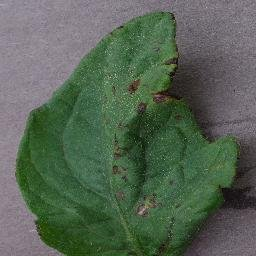
#> input picture dataset/sample/test/Tomato__Tomato_Bacterial_spot/TomatoBacterialSpot(1954).jpg, 256 x 256 px
$ python -i common.py   (imports and definitions only)
#> lines starting #> are read from the running program, lines starting #| are printed output that depends on the picture
#> further down, picture is the input picture: PIL image 256x256 RGB; mean R, G, B 85.7, 100.2, 83.7
import os
from pathlib import Path

import mlflow
import numpy as np
from PIL import Image
from skimage.feature import hog

ROOT = Path(__file__).resolve().parents[1]

# ---------- ข้อมูล ----------
DATA_DIR = ROOT / os.getenv("DATA_DIR", "dataset/tomato")
SPLITS = ("train", "val", "test")
IMAGE_EXTS = {".jpg", ".jpeg", ".png"}
# คลาสที่ใช้เทรน (ชื่อโฟลเดอร์) — โฟลเดอร์อื่นใน dataset จะถูกข้ามไป
# เปลี่ยนได้ผ่าน env เช่น CLASSES=Tomato__Tomato_Healthy,Tomato__Tomato_Leaf_Mold
# หรือ CLASSES=all เพื่อใช้ทุกคลาส
DEFAULT_CLASSES = (
    "Tomato__Tomato_Healthy",
    "Tomato__Tomato_Mosaic_virus",
    "Tomato__Tomato_Yellow_Leaf_Curl_Virus",
)
_classes_env = os.getenv("CLASSES", ",".join(DEFAULT_CLASSES)).strip()
CLASSES = None if _classes_env.lower() == "all" else tuple(
    c.strip() for c in _classes_env.split(",") if c.strip()
)
# จำกัดจำนวนภาพต่อคลาสต่อ split (0 = ใช้ทั้งหมด) — ใช้ลดเวลาตอนทดลองหรือรันใน CI
MAX_PER_CLASS = int(os.getenv("MAX_PER_CLASS", "0"))
SEED = 42

# ---------- ฟีเจอร์ ----------
IMG_SIZE = 64          # ย่อภาพเป็น 64x64 ก่อนสกัดฟีเจอร์
HIST_BINS = 8          # ฮิสโตแกรมสี HSV แบบ 8x8x8 = 512 ค่า

# ---------- ผลลัพธ์ / MLflow ----------
PROCESSED_DIR = ROOT / "processed_data"
MLFLOW_URI = os.getenv("MLFLOW_TRACKING_URI", f"sqlite:///{(ROOT / 'mlflow.db').as_posix()}")
EXPERIMENT = "Tomato Leaf Disease"
MODEL_NAME = "tomato-leaf-classifier"
MODEL_ALIAS = "champion"
# โมเดลต้องได้ accuracy บน val อย่างน้อยเท่านี้จึงจะถูก register (quality gate)
MIN_VAL_ACCURACY = float(os.getenv("MIN_VAL_ACCURACY", "0.70"))


def setup_mlflow():
    mlflow.set_tracking_uri(MLFLOW_URI)
    # เก็บ artifact (โมเดล, กราฟ) ไว้ที่ <project>/mlruns เสมอ ไม่ว่าจะรันจากโฟลเดอร์ไหน
    if mlflow.get_experiment_by_name(EXPERIMENT) is None:
        mlflow.create_experiment(EXPERIMENT, artifact_location=(ROOT / "mlruns").as_uri())
    mlflow.set_experiment(EXPERIMENT)


def short_label(class_dir_name: str) -> str:
    """'Tomato__Tomato_Leaf_Mold' -> 'Leaf_Mold'"""
    return class_dir_name.split("Tomato_")[-1].lstrip("_")


def list_classes(split_dir: Path) -> list[str]:
    """คืนชื่อโฟลเดอร์คลาสใน split นั้น เฉพาะคลาสที่อยู่ใน CLASSES"""
    found = sorted(p.name for p in split_dir.iterdir() if p.is_dir())
    return found if CLASSES is None else [c for c in found if c in CLASSES]


def list_images(class_dir: Path) -> list[Path]:
    files = sorted(p for p in class_dir.iterdir() if p.suffix.lower() in IMAGE_EXTS)
    if MAX_PER_CLASS and len(files) > MAX_PER_CLASS:
        rng = np.random.default_rng(SEED)
        idx = rng.choice(len(files), MAX_PER_CLASS, replace=False)
        files = [files[i] for i in sorted(idx)]
    return files


def extract_features(image: Image.Image) -> np.ndarray:
    """แปลงภาพ 1 ภาพเป็นเวกเตอร์ฟีเจอร์ (ฮิสโตแกรมสี HSV + HOG ของรูปทรง/ลวดลาย)

    ต้องใช้ฟังก์ชันนี้ทั้งตอนเทรนและตอนทำนาย เพื่อให้ฟีเจอร์ตรงกันทุกครั้ง
    """
    img = image.convert("RGB").resize((IMG_SIZE, IMG_SIZE), Image.BILINEAR)
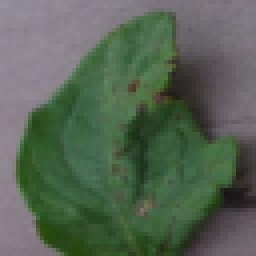
#> img: PIL image 64x64 RGB (shown 4 times larger); mean R, G, B 85.7, 100.3, 83.7

    hsv = np.asarray(img.convert("HSV"), dtype=np.uint8).reshape(-1, 3)
    hist, _ = np.histogramdd(hsv, bins=HIST_BINS, range=[(0, 256)] * 3)
    hist = hist.ravel() / hsv.shape[0]
#> hist = 512 values, max 0.202 at index 388, min 0 at index 5, mean 0.00195

    gray = np.asarray(img.convert("L"), dtype=np.float32) / 255.0
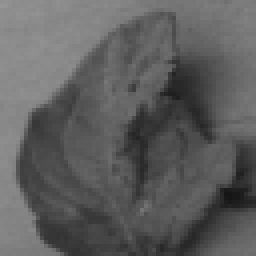
#> gray: shape (64, 64) float32 (shown 4 times larger); min 0.0824, max 0.584, mean 0.369
    hog_feat = hog(gray, orientations=9, pixels_per_cell=(8, 8), cells_per_block=(2, 2))
#> hog_feat = 1764 values, max 0.415 at index 280, min 0 at index 88, mean 0.135

    return np.concatenate([hist, hog_feat]).astype(np.float32)


def extract_features_from_path(path: Path | str) -> np.ndarray:
    with Image.open(path) as im:
        return extract_features(im)

>>> from PIL import Image
>>> picture = Image.open('../dataset/sample/test/Tomato__Tomato_Bacterial_spot/TomatoBacterialSpot(1954).jpg')
>>> result = extract_features(picture)
#> result = 2276 values, max 0.415 at index 792, min 0 at index 5, mean 0.105

$ run again, on dataset/sample/test/Tomato__Tomato_Early_blight/TomatoEarlyBlight(2513).jpg
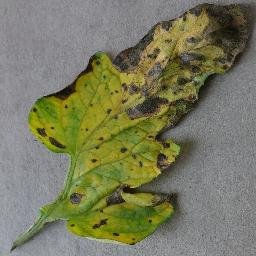
#> input picture dataset/sample/test/Tomato__Tomato_Early_blight/TomatoEarlyBlight(2513).jpg, 256 x 256 px
#> picture is the input picture: PIL image 256x256 RGB; mean R, G, B 121.6, 122.6, 95.4
#> in extract_features, `img = image.convert("RGB").resize((IMG_SIZE, IMG_SIZE), Image.BILINEAR)`:
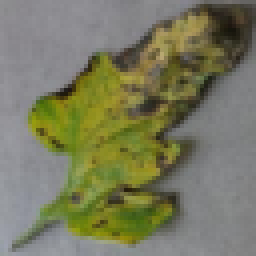
#> img: PIL image 64x64 RGB (shown 4 times larger); mean R, G, B 121.7, 122.6, 95.4
#> hist = 512 values, max 0.218 at index 324, min 0 at index 0, mean 0.00195
#> in extract_features, `gray = np.asarray(img.convert("L"), dtype=np.float32) / 255.0`:
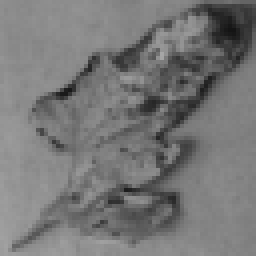
#> gray: shape (64, 64) float32 (shown 4 times larger); min 0.0784, max 0.651, mean 0.468
#> hog_feat = 1764 values, max 0.514 at index 281, min 0 at index 125, mean 0.138
#> result = 2276 values, max 0.514 at index 793, min 0 at index 0, mean 0.108

$ run again, on dataset/sample/test/Tomato__Tomato_Healthy/TomatoHealthy(1236).jpg
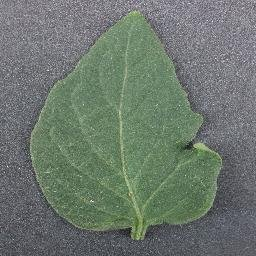
#> input picture dataset/sample/test/Tomato__Tomato_Healthy/TomatoHealthy(1236).jpg, 256 x 256 px
#> picture is the input picture: PIL image 256x256 RGB; mean R, G, B 108.4, 119.4, 109.7
#> in extract_features, `img = image.convert("RGB").resize((IMG_SIZE, IMG_SIZE), Image.BILINEAR)`:
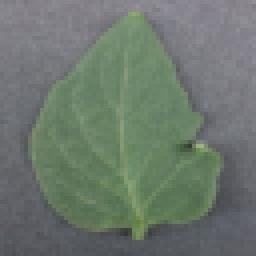
#> img: PIL image 64x64 RGB (shown 4 times larger); mean R, G, B 108.4, 119.5, 109.7
#> hist = 512 values, max 0.216 at index 140, min 0 at index 0, mean 0.00195
#> in extract_features, `gray = np.asarray(img.convert("L"), dtype=np.float32) / 255.0`:
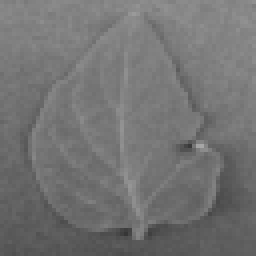
#> gray: shape (64, 64) float32 (shown 4 times larger); min 0.212, max 0.655, mean 0.451
#> hog_feat = 1764 values, max 0.376 at index 1728, min 0 at index 87, mean 0.144
#> result = 2276 values, max 0.376 at index 2240, min 0 at index 0, mean 0.112
